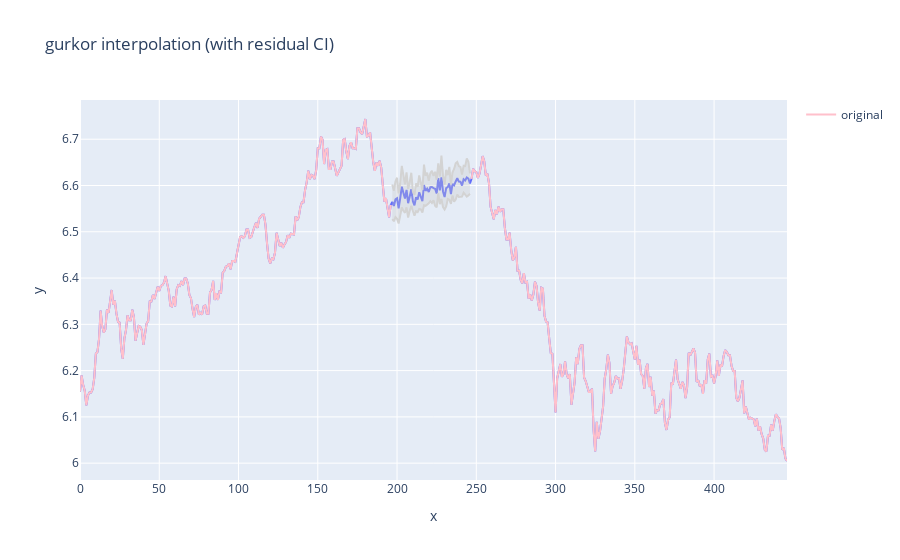
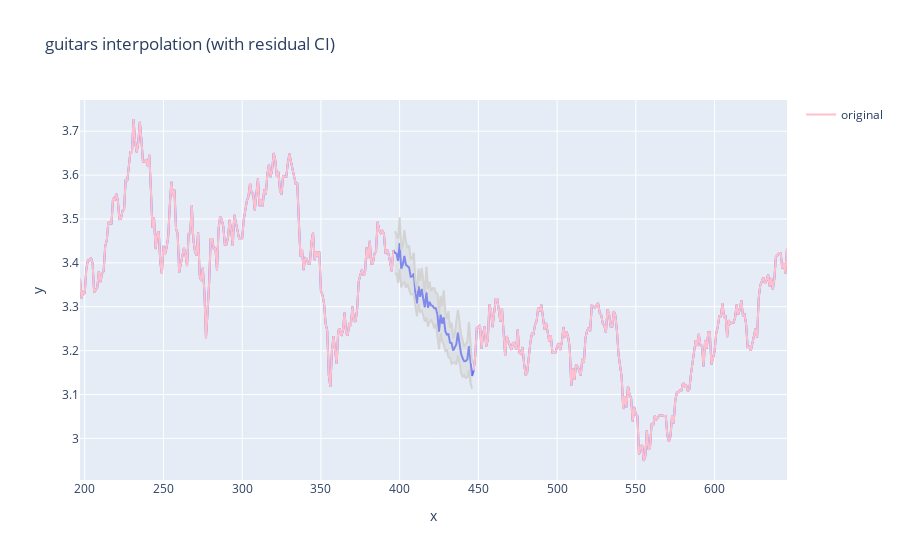
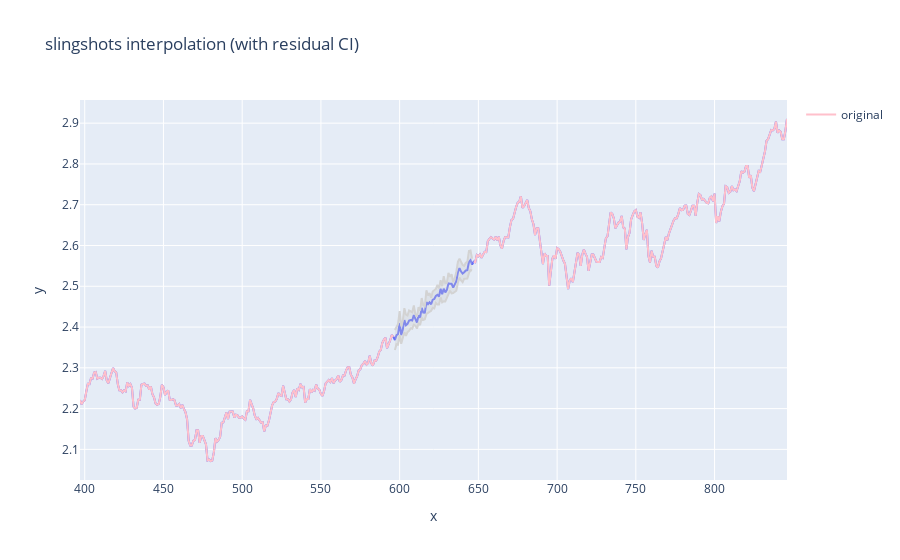
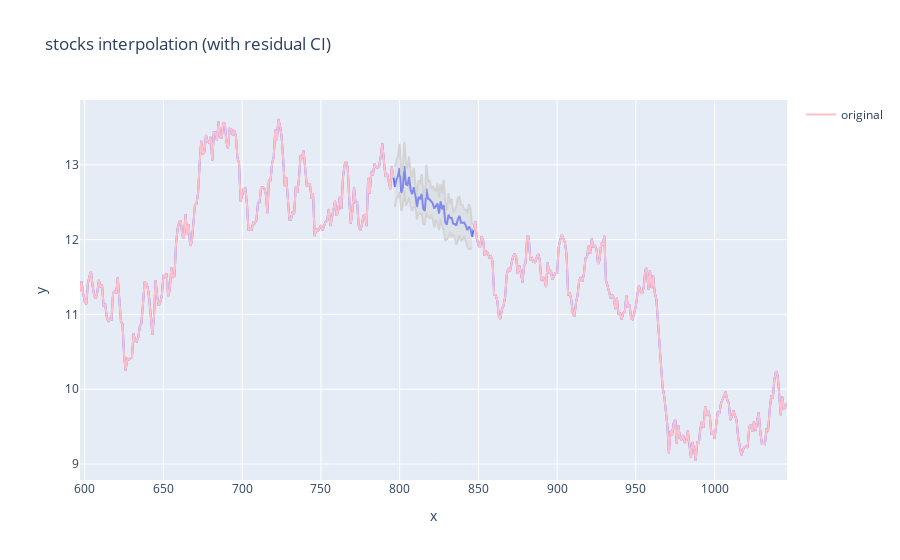

The cell these charts' notebook holds for them, in order:
### Code cell
def plot_interpolation(series, col, period=7, window=200, gap_index=0, plot_graphs=False, without_gap=None, ):

    # measure gap length
    is_na = series.isna()
    start_indices = series[is_na & ~is_na.shift(1).fillna(False).astype(bool)].index
    end_indices = series[is_na & ~is_na.shift(-1).fillna(False).astype(bool)].index

    # determine boundary indexes
    start, end = start_indices[gap_index], end_indices[gap_index]
    win_start = max(0, start - window)
    win_end = min(len(series), end + window + 1)
    sub_series = series[win_start:win_end]
    gap_len = sub_series.isna().sum()

    # decompose series before gaps
    stl_segment_before = sub_series.loc[win_start:start - 1].dropna()
    stl_before = STL(stl_segment_before, period=period, seasonal=7, robust=False)
    res_stl_before = stl_before.fit()

    turning_index_before = find_strong_turning_point(res_stl_before.trend, direction="forward")
    if turning_index_before is not None:
        trend_before = extrapolated_increments(res_stl_before.trend[turning_index_before:], sub_series.isna().sum(), direction="forward")

    seasonal_pattern_before = sample_seasonal(res_stl_before.seasonal, period=period, gap_len=sub_series.isna().sum(), direction="forward")

    residual_std_before = res_stl_before.resid.std()
    np.random.seed(40)
    noise_before = np.random.normal(0, residual_std_before, size=sub_series.isna().sum())


    # decompose series after gaps
    stl_segment_after = sub_series.loc[end+1:win_end+1].dropna()
    stl_after = STL(stl_segment_after, period=period, seasonal=7, robust=False)
    res_stl_after = stl_after.fit()

    turning_index_after = find_strong_turning_point(res_stl_after.trend, direction="backward")
    if turning_index_after is not None:
        trend_after = extrapolated_increments(res_stl_after.trend[:turning_index_after], sub_series.isna().sum(), direction="backward")

    seasonal_pattern_after = sample_seasonal(res_stl_after.seasonal, period=period, gap_len=sub_series.isna().sum(), direction="backward")
    
    residual_std_after = res_stl_after.resid.std()
    np.random.seed(42)
    noise_after = np.random.normal(0, residual_std_after, size=sub_series.isna().sum())   
    

    # kalman filter to get a growing base trend
    model = UnobservedComponents(sub_series, level='local linear trend', seasonal=period)
    res = model.fit(disp=False)

    filled = sub_series.copy()
    kalman_filled = res.smoothed_state[0, sub_series.isna()]
    filled[sub_series.isna()] = kalman_filled

    # dynamic customize weights
    inv_std_before = 1 / residual_std_before
    inv_std_after = 1 / residual_std_after
    total = inv_std_before + inv_std_after

    weights = {
        "before": 0.6,
        "after": 0.4
    }
    weights['before'] = inv_std_before / total
    weights['after'] = inv_std_after / total

    # add
    filled[sub_series.isna()] += (
        noise_before 
        * weights['before'] +
        noise_after
         * weights['after'] +
        seasonal_pattern_before 
        * weights['before'] +
        seasonal_pattern_after 
        * weights['after']
    )


    if turning_index_before is not None:
        filled[sub_series.isna()] += trend_before * weights['before'] / 2

    if turning_index_after is not None:
        filled[sub_series.isna()] += trend_after * weights['after'] / 2

    # plot line graphs
    if plot_graphs == True:
        gap_mask = sub_series.isna()
        x_gap = sub_series.index[gap_mask]
        y_gap = filled[gap_mask]

        np.random.seed(42)
        sigma = residual_std_before * weights['before'] + residual_std_after * weights['after']
        fluctuation = np.random.normal(0, 0.2 * sigma, size=len(y_gap))  
        local_sigma = sigma + fluctuation

        z = 1.96
        lower = y_gap - z * local_sigma
        upper = y_gap + z * local_sigma

        fig = px.line(x=sub_series.index, y=filled, title=f"{col} interpolation (with residual CI)")
        if without_gap is None:
            fig.add_scatter(x=sub_series.index, y=sub_series, mode='lines', name='original', line=dict(color='pink'))
        else:
            fig.add_scatter(x=sub_series.index, y=without_gap[win_start:win_end], mode='lines', name='original', line=dict(color='pink'))

        fig.add_scatter(x=x_gap, y=upper, mode='lines', line=dict(color='lightgray'), showlegend=False)
        fig.add_scatter(x=x_gap, y=lower, mode='lines', line=dict(color='lightgray'),
                      fill='tonexty', fillcolor='rgba(200,200,200,0.3)', showlegend=False)

        fig.show()


    series_copy = series.copy()
    series_copy.iloc[win_start:win_end] = filled
    return series_copy

for col in column_names:
    plot_interpolation(df[col], col, gap_index=0, plot_graphs=True)

### Figure 1 — Plotly figure (JSON) as saved in the notebook; plotly's stock layout.template omitted (floating-point values rounded to 4 significant figures; data arrays with more than 128 entries replaced by an {"elided": "..."} marker saying what was removed)
{"data": [{"hovertemplate": "x=%{x}<br>y=%{y}<extra></extra>", "legendgroup": "", "line": {"color": "#636efa", "dash": "solid"}, "marker": {"symbol": "circle"}, "mode": "lines", "name": "", "orientation": "v", "showlegend": false, "type": "scatter", "x": {"elided": "447 int values"}, "xaxis": "x", "y": {"elided": "447 float values"}, "yaxis": "y"}, {"line": {"color": "pink"}, "mode": "lines", "name": "original", "type": "scatter", "x": {"elided": "447 int values"}, "y": {"elided": "447 float values"}}, {"line": {"color": "lightgray"}, "mode": "lines", "showlegend": false, "type": "scatter", "x": [197, 198, 199, 200, 201, 202, 203, 204, 205, 206, 207, 208, 209, 210, 211, 212, 213, 214, 215, 216, 217, 218, 219, 220, 221, 222, 223, 224, 225, 226, 227, 228, 229, 230, 231, 232, 233, 234, 235, 236, 237, 238, 239, 240, 241, 242, 243, 244, 245, 246], "y": [6.602, 6.589, 6.608, 6.617, 6.583, 6.605, 6.642, 6.624, 6.603, 6.628, 6.593, 6.607, 6.627, 6.587, 6.58, 6.605, 6.597, 6.622, 6.604, 6.59, 6.645, 6.621, 6.628, 6.61, 6.627, 6.632, 6.621, 6.63, 6.613, 6.648, 6.619, 6.664, 6.621, 6.602, 6.634, 6.622, 6.64, 6.602, 6.628, 6.636, 6.648, 6.651, 6.642, 6.64, 6.624, 6.643, 6.642, 6.659, 6.651, 6.626]}, {"fill": "tonexty", "fillcolor": "rgba(200,200,200,0.3)", "line": {"color": "lightgray"}, "mode": "lines", "showlegend": false, "type": "scatter", "x": [197, 198, 199, 200, 201, 202, 203, 204, 205, 206, 207, 208, 209, 210, 211, 212, 213, 214, 215, 216, 217, 218, 219, 220, 221, 222, 223, 224, 225, 226, 227, 228, 229, 230, 231, 232, 233, 234, 235, 236, 237, 238, 239, 240, 241, 242, 243, 244, 245, 246], "y": [6.527, 6.523, 6.532, 6.528, 6.518, 6.54, 6.553, 6.545, 6.541, 6.553, 6.531, 6.545, 6.556, 6.545, 6.535, 6.544, 6.543, 6.549, 6.548, 6.542, 6.557, 6.556, 6.559, 6.562, 6.566, 6.562, 6.568, 6.556, 6.553, 6.584, 6.56, 6.571, 6.553, 6.548, 6.555, 6.571, 6.569, 6.56, 6.578, 6.565, 6.57, 6.58, 6.575, 6.576, 6.576, 6.585, 6.58, 6.576, 6.579, 6.582]}], "layout": {"legend": {"tracegroupgap": 0}, "title": {"text": "gurkor interpolation (with residual CI)"}, "xaxis": {"anchor": "y", "domain": [0, 1], "title": {"text": "x"}}, "yaxis": {"anchor": "x", "domain": [0, 1], "title": {"text": "y"}}}}

### Figure 2 — Plotly figure (JSON) as saved in the notebook; plotly's stock layout.template omitted (floating-point values rounded to 4 significant figures; data arrays with more than 128 entries replaced by an {"elided": "..."} marker saying what was removed)
{"data": [{"hovertemplate": "x=%{x}<br>y=%{y}<extra></extra>", "legendgroup": "", "line": {"color": "#636efa", "dash": "solid"}, "marker": {"symbol": "circle"}, "mode": "lines", "name": "", "orientation": "v", "showlegend": false, "type": "scatter", "x": {"elided": "450 int values"}, "xaxis": "x", "y": {"elided": "450 float values"}, "yaxis": "y"}, {"line": {"color": "pink"}, "mode": "lines", "name": "original", "type": "scatter", "x": {"elided": "450 int values"}, "y": {"elided": "450 float values"}}, {"line": {"color": "lightgray"}, "mode": "lines", "showlegend": false, "type": "scatter", "x": [397, 398, 399, 400, 401, 402, 403, 404, 405, 406, 407, 408, 409, 410, 411, 412, 413, 414, 415, 416, 417, 418, 419, 420, 421, 422, 423, 424, 425, 426, 427, 428, 429, 430, 431, 432, 433, 434, 435, 436, 437, 438, 439, 440, 441, 442, 443, 444, 445, 446], "y": [3.472, 3.465, 3.455, 3.504, 3.43, 3.439, 3.475, 3.447, 3.434, 3.439, 3.41, 3.41, 3.423, 3.358, 3.337, 3.387, 3.358, 3.388, 3.354, 3.331, 3.391, 3.341, 3.357, 3.335, 3.342, 3.342, 3.331, 3.33, 3.283, 3.325, 3.301, 3.338, 3.289, 3.272, 3.29, 3.252, 3.264, 3.227, 3.24, 3.261, 3.293, 3.267, 3.237, 3.225, 3.207, 3.215, 3.221, 3.265, 3.223, 3.171]}, {"fill": "tonexty", "fillcolor": "rgba(200,200,200,0.3)", "line": {"color": "lightgray"}, "mode": "lines", "showlegend": false, "type": "scatter", "x": [397, 398, 399, 400, 401, 402, 403, 404, 405, 406, 407, 408, 409, 410, 411, 412, 413, 414, 415, 416, 417, 418, 419, 420, 421, 422, 423, 424, 425, 426, 427, 428, 429, 430, 431, 432, 433, 434, 435, 436, 437, 438, 439, 440, 441, 442, 443, 444, 445, 446], "y": [3.373, 3.377, 3.354, 3.387, 3.344, 3.353, 3.356, 3.344, 3.352, 3.34, 3.328, 3.328, 3.329, 3.302, 3.278, 3.307, 3.287, 3.293, 3.281, 3.267, 3.275, 3.255, 3.265, 3.271, 3.262, 3.25, 3.262, 3.234, 3.203, 3.24, 3.222, 3.214, 3.199, 3.201, 3.185, 3.184, 3.17, 3.173, 3.174, 3.168, 3.189, 3.174, 3.149, 3.14, 3.144, 3.138, 3.139, 3.156, 3.126, 3.113]}], "layout": {"legend": {"tracegroupgap": 0}, "title": {"text": "guitars interpolation (with residual CI)"}, "xaxis": {"anchor": "y", "domain": [0, 1], "title": {"text": "x"}}, "yaxis": {"anchor": "x", "domain": [0, 1], "title": {"text": "y"}}}}

### Figure 3 — Plotly figure (JSON) as saved in the notebook; plotly's stock layout.template omitted (floating-point values rounded to 4 significant figures; data arrays with more than 128 entries replaced by an {"elided": "..."} marker saying what was removed)
{"data": [{"hovertemplate": "x=%{x}<br>y=%{y}<extra></extra>", "legendgroup": "", "line": {"color": "#636efa", "dash": "solid"}, "marker": {"symbol": "circle"}, "mode": "lines", "name": "", "orientation": "v", "showlegend": false, "type": "scatter", "x": {"elided": "450 int values"}, "xaxis": "x", "y": {"elided": "450 float values"}, "yaxis": "y"}, {"line": {"color": "pink"}, "mode": "lines", "name": "original", "type": "scatter", "x": {"elided": "450 int values"}, "y": {"elided": "450 float values"}}, {"line": {"color": "lightgray"}, "mode": "lines", "showlegend": false, "type": "scatter", "x": [597, 598, 599, 600, 601, 602, 603, 604, 605, 606, 607, 608, 609, 610, 611, 612, 613, 614, 615, 616, 617, 618, 619, 620, 621, 622, 623, 624, 625, 626, 627, 628, 629, 630, 631, 632, 633, 634, 635, 636, 637, 638, 639, 640, 641, 642, 643, 644, 645, 646], "y": [2.393, 2.402, 2.408, 2.439, 2.402, 2.415, 2.446, 2.43, 2.428, 2.441, 2.437, 2.437, 2.453, 2.431, 2.426, 2.449, 2.441, 2.471, 2.454, 2.451, 2.49, 2.477, 2.483, 2.472, 2.487, 2.492, 2.494, 2.503, 2.495, 2.515, 2.5, 2.525, 2.507, 2.509, 2.533, 2.523, 2.529, 2.51, 2.52, 2.536, 2.56, 2.568, 2.558, 2.552, 2.55, 2.558, 2.56, 2.587, 2.588, 2.568]}, {"fill": "tonexty", "fillcolor": "rgba(200,200,200,0.3)", "line": {"color": "lightgray"}, "mode": "lines", "showlegend": false, "type": "scatter", "x": [597, 598, 599, 600, 601, 602, 603, 604, 605, 606, 607, 608, 609, 610, 611, 612, 613, 614, 615, 616, 617, 618, 619, 620, 621, 622, 623, 624, 625, 626, 627, 628, 629, 630, 631, 632, 633, 634, 635, 636, 637, 638, 639, 640, 641, 642, 643, 644, 645, 646], "y": [2.344, 2.358, 2.357, 2.381, 2.359, 2.372, 2.387, 2.379, 2.388, 2.391, 2.397, 2.396, 2.406, 2.403, 2.396, 2.409, 2.405, 2.423, 2.417, 2.419, 2.432, 2.435, 2.438, 2.44, 2.447, 2.446, 2.459, 2.455, 2.455, 2.473, 2.461, 2.463, 2.463, 2.473, 2.481, 2.489, 2.483, 2.483, 2.487, 2.489, 2.508, 2.521, 2.514, 2.51, 2.519, 2.519, 2.519, 2.532, 2.54, 2.539]}], "layout": {"legend": {"tracegroupgap": 0}, "title": {"text": "slingshots interpolation (with residual CI)"}, "xaxis": {"anchor": "y", "domain": [0, 1], "title": {"text": "x"}}, "yaxis": {"anchor": "x", "domain": [0, 1], "title": {"text": "y"}}}}

### Figure 4 — Plotly figure (JSON) as saved in the notebook; plotly's stock layout.template omitted (floating-point values rounded to 4 significant figures; data arrays with more than 128 entries replaced by an {"elided": "..."} marker saying what was removed)
{"data": [{"hovertemplate": "x=%{x}<br>y=%{y}<extra></extra>", "legendgroup": "", "line": {"color": "#636efa", "dash": "solid"}, "marker": {"symbol": "circle"}, "mode": "lines", "name": "", "orientation": "v", "showlegend": false, "type": "scatter", "x": {"elided": "450 int values"}, "xaxis": "x", "y": {"elided": "450 float values"}, "yaxis": "y"}, {"line": {"color": "pink"}, "mode": "lines", "name": "original", "type": "scatter", "x": {"elided": "450 int values"}, "y": {"elided": "450 float values"}}, {"line": {"color": "lightgray"}, "mode": "lines", "showlegend": false, "type": "scatter", "x": [797, 798, 799, 800, 801, 802, 803, 804, 805, 806, 807, 808, 809, 810, 811, 812, 813, 814, 815, 816, 817, 818, 819, 820, 821, 822, 823, 824, 825, 826, 827, 828, 829, 830, 831, 832, 833, 834, 835, 836, 837, 838, 839, 840, 841, 842, 843, 844, 845, 846], "y": [12.98, 13.04, 13.13, 13.28, 12.86, 12.93, 13.31, 13.02, 12.95, 13.11, 12.89, 12.83, 12.96, 12.75, 12.6, 12.79, 12.74, 12.88, 12.61, 12.56, 13.0, 12.78, 12.79, 12.69, 12.71, 12.67, 12.65, 12.75, 12.56, 12.74, 12.62, 12.8, 12.48, 12.4, 12.62, 12.48, 12.55, 12.36, 12.39, 12.45, 12.56, 12.57, 12.47, 12.46, 12.4, 12.4, 12.35, 12.47, 12.41, 12.2]}, {"fill": "tonexty", "fillcolor": "rgba(200,200,200,0.3)", "line": {"color": "lightgray"}, "mode": "lines", "showlegend": false, "type": "scatter", "x": [797, 798, 799, 800, 801, 802, 803, 804, 805, 806, 807, 808, 809, 810, 811, 812, 813, 814, 815, 816, 817, 818, 819, 820, 821, 822, 823, 824, 825, 826, 827, 828, 829, 830, 831, 832, 833, 834, 835, 836, 837, 838, 839, 840, 841, 842, 843, 844, 845, 846], "y": [12.43, 12.56, 12.57, 12.63, 12.39, 12.45, 12.66, 12.45, 12.5, 12.56, 12.44, 12.38, 12.44, 12.44, 12.27, 12.35, 12.34, 12.35, 12.21, 12.21, 12.36, 12.31, 12.29, 12.34, 12.27, 12.16, 12.27, 12.22, 12.13, 12.28, 12.19, 12.12, 11.98, 12.01, 12.04, 12.1, 12.03, 12.06, 12.03, 11.93, 11.99, 12.06, 11.98, 12.0, 12.05, 11.98, 11.9, 11.87, 11.88, 11.88]}], "layout": {"legend": {"tracegroupgap": 0}, "title": {"text": "stocks interpolation (with residual CI)"}, "xaxis": {"anchor": "y", "domain": [0, 1], "title": {"text": "x"}}, "yaxis": {"anchor": "x", "domain": [0, 1], "title": {"text": "y"}}}}
